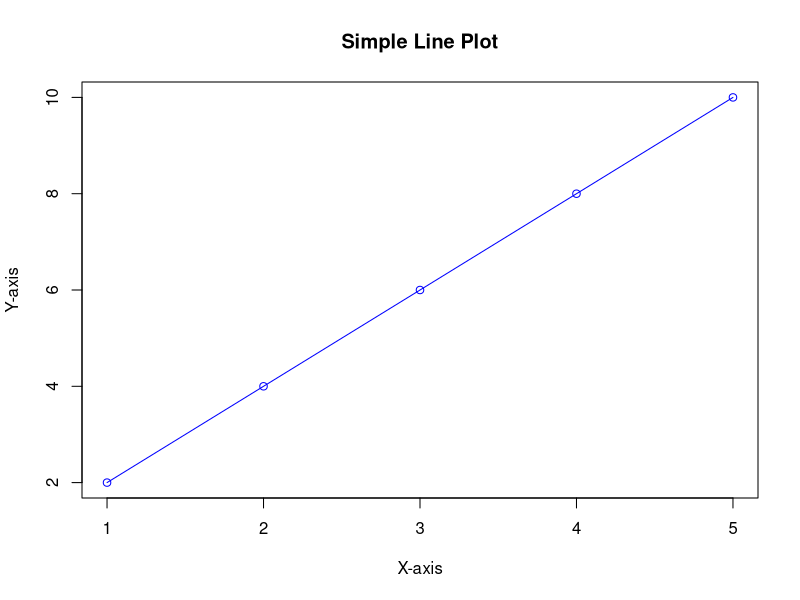

Write the R code that produced this figure.
#new file
# Create data
x <- c(1, 2, 3, 4, 5)
y <- c(2, 4, 6, 8, 10)

# Plot the data
plot(x, y, type = "o", col = "blue", main = "Simple Line Plot", xlab = "X-axis", ylab = "Y-axis")

